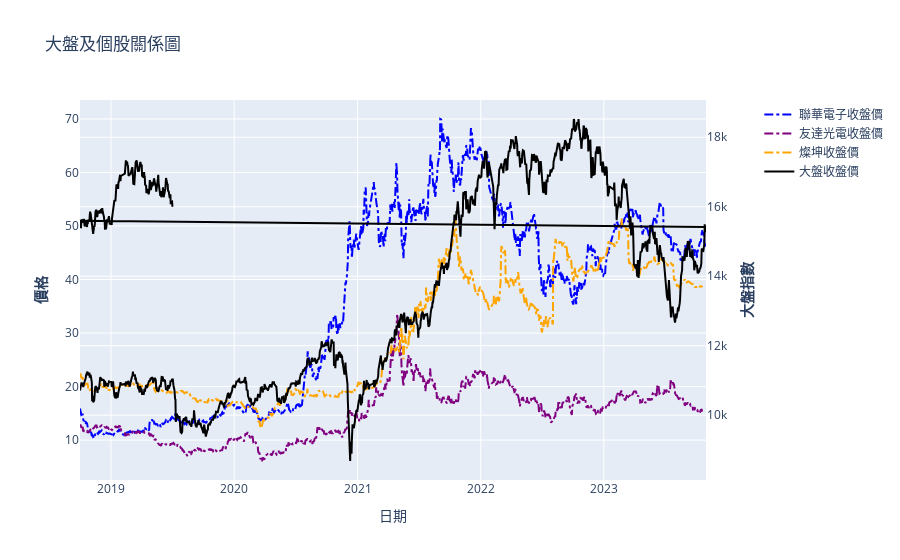

The notebook cell this image was saved under:
### Markdown cell above
### 比較大盤和科技股代表

### Code cell
from plotly.subplots import make_subplots

df1 = df_3s
df2 = stock_si

# 創立第二個 y 軸
fig = make_subplots(specs=[[{"secondary_y": True}]])

# Add traces
fig.add_trace(
    go.Scatter(x = df1['日期'], y= df_2303['收盤價'], name = "聯華電子收盤價", line = dict(color="blue", dash='dashdot')),
    secondary_y = False,
)

fig.add_trace(
    go.Scatter(x = df1['日期'], y= df_2409['收盤價'], name = "友達光電收盤價", line = dict(color="purple", dash='dashdot')),
    secondary_y = False,
)


fig.add_trace(
    go.Scatter(x = df1['日期'], y= df_2454['收盤價'], name = "燦坤收盤價", line = dict(color="orange", dash='dashdot')),
    secondary_y = False,
)


fig.add_trace(
    go.Scatter(x = df1['日期'], y = stock_si['Close'], name = "大盤收盤價", line = dict(color="black")),
    secondary_y = True,
)

# Add figure title
fig.update_layout(
    title_text="大盤及個股關係圖"
)

# Set x-axis title
fig.update_xaxes(title_text="日期")

# Set y-axes titles
fig.update_yaxes(title_text="<b>價格</b>", secondary_y=False)
fig.update_yaxes(title_text="<b>大盤指數</b>", secondary_y=True)

fig.show()

### Figure 1 — Plotly figure (JSON) as saved in the notebook; plotly's stock layout.template omitted (floating-point values rounded to 4 significant figures; data arrays with more than 128 entries replaced by an {"elided": "..."} marker saying what was removed)
{"data": [{"line": {"color": "blue", "dash": "dashdot"}, "name": "聯華電子收盤價", "type": "scatter", "x": {"elided": "3700 str values"}, "xaxis": "x", "y": {"elided": "1238 float values"}, "yaxis": "y"}, {"line": {"color": "purple", "dash": "dashdot"}, "name": "友達光電收盤價", "type": "scatter", "x": {"elided": "3700 str values"}, "xaxis": "x", "y": {"elided": "1231 float values"}, "yaxis": "y"}, {"line": {"color": "orange", "dash": "dashdot"}, "name": "燦坤收盤價", "type": "scatter", "x": {"elided": "3700 str values"}, "xaxis": "x", "y": {"elided": "1231 float values"}, "yaxis": "y"}, {"line": {"color": "black"}, "name": "大盤收盤價", "type": "scatter", "x": {"elided": "3700 str values"}, "xaxis": "x", "y": {"elided": "1420 float values"}, "yaxis": "y2"}], "layout": {"title": {"text": "大盤及個股關係圖"}, "xaxis": {"anchor": "y", "domain": [0, 0.94], "title": {"text": "日期"}}, "yaxis": {"anchor": "x", "domain": [0, 1], "title": {"text": "<b>價格</b>"}}, "yaxis2": {"anchor": "x", "overlaying": "y", "side": "right", "title": {"text": "<b>大盤指數</b>"}}}}
